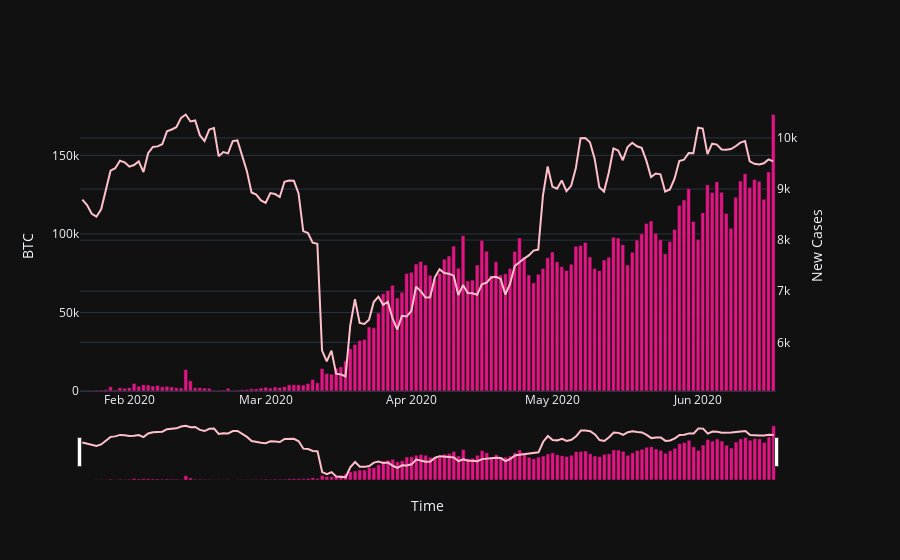

Notebook code for this chart:
### Code cell
#now we are making plots
subfig = make_subplots(specs=[[{"secondary_y": True}]])
fig = px.bar(merged_data, x="Date", y="New cases", width=700, color_discrete_sequence=['#E11584'])
fig2 = px.line(merged_data, x="Date", y="High", width=700, color_discrete_sequence=['#FFC0CB'])
fig2.update_traces(yaxis="y2")
subfig.add_traces(fig.data + fig2.data)
subfig.layout.xaxis.title="Time"
subfig.layout.yaxis.title="BTC"
subfig.layout.yaxis2.title="New Cases"
subfig.update_layout(xaxis_rangeslider_visible=True)
subfig.show()

### Figure 1 — Plotly figure (JSON) as saved in the notebook; plotly's stock layout.template omitted (floating-point values rounded to 4 significant figures; data arrays with more than 128 entries replaced by an {"elided": "..."} marker saying what was removed)
{"data": [{"alignmentgroup": "True", "hovertemplate": "Date=%{x}<br>New cases=%{y}<extra></extra>", "legendgroup": "", "marker": {"color": "#E11584", "pattern": {"shape": ""}}, "name": "", "offsetgroup": "", "orientation": "v", "showlegend": false, "textposition": "auto", "x": {"elided": "148 str values"}, "xaxis": "x", "y": {"elided": "148 int values"}, "yaxis": "y", "type": "bar"}, {"hovertemplate": "Date=%{x}<br>High=%{y}<extra></extra>", "legendgroup": "", "line": {"color": "#FFC0CB", "dash": "solid"}, "marker": {"symbol": "circle"}, "mode": "lines", "name": "", "orientation": "v", "showlegend": false, "x": {"elided": "148 str values"}, "xaxis": "x", "y": {"elided": "148 float values"}, "yaxis": "y2", "type": "scatter"}], "layout": {"xaxis": {"anchor": "y", "domain": [0.0, 0.94], "title": {"text": "Time"}, "rangeslider": {"visible": true}}, "yaxis": {"anchor": "x", "domain": [0.0, 1.0], "title": {"text": "BTC"}}, "yaxis2": {"anchor": "x", "overlaying": "y", "side": "right", "title": {"text": "New Cases"}}}}
